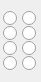
   <widget class="QWidget" name="gridLayoutWidget">
    <property name="geometry">
     <rect>
      <x>510</x>
      <y>80</y>
      <width>41</width>
      <height>81</height>
     </rect>
    </property>
    <layout class="QGridLayout" name="gridLayout">
     <property name="leftMargin">
      <number>3</number>
     </property>
     <property name="rightMargin">
      <number>0</number>
     </property>
     <property name="spacing">
      <number>0</number>
     </property>
     <item row="3" column="0">
      <widget class="QRadioButton" name="radioButton_75">
       <property name="styleSheet">
        <string notr="true"/>
       </property>
       <property name="text">
        <string/>
       </property>
       <property name="autoExclusive">
        <bool>false</bool>
       </property>
      </widget>
     </item>
     <item row="2" column="1">
      <widget class="QRadioButton" name="radioButton_77">
       <property name="styleSheet">
        <string notr="true"/>
       </property>
       <property name="text">
        <string/>
       </property>
       <property name="autoExclusive">
        <bool>false</bool>
       </property>
      </widget>
     </item>
     <item row="0" column="1">
      <widget class="QRadioButton" name="radioButton_76">
       <property name="styleSheet">
        <string notr="true"/>
       </property>
       <property name="text">
        <string/>
       </property>
       <property name="autoExclusive">
        <bool>false</bool>
       </property>
      </widget>
     </item>
     <item row="3" column="1">
      <widget class="QRadioButton" name="radioButton_78">
       <property name="styleSheet">
        <string notr="true"/>
       </property>
       <property name="text">
        <string/>
       </property>
       <property name="autoExclusive">
        <bool>false</bool>
       </property>
      </widget>
     </item>
     <item row="1" column="1">
      <widget class="QRadioButton" name="radioButton_2">
       <property name="text">
        <string/>
       </property>
       <property name="autoExclusive">
        <bool>false</bool>
       </property>
      </widget>
     </item>
     <item row="0" column="0">
      <widget class="QRadioButton" name="radioButton_74">
       <property name="styleSheet">
        <string notr="true"/>
       </property>
       <property name="text">
        <string/>
       </property>
       <property name="autoExclusive">
        <bool>false</bool>
       </property>
      </widget>
     </item>
     <item row="2" column="0">
      <widget class="QRadioButton" name="radioButton_73">
       <property name="styleSheet">
        <string notr="true"/>
       </property>
       <property name="text">
        <string/>
       </property>
       <property name="autoExclusive">
        <bool>false</bool>
       </property>
      </widget>
     </item>
     <item row="1" column="0">
      <widget class="QRadioButton" name="radioButton">
       <property name="text">
        <string/>
       </property>
       <property name="autoExclusive">
        <bool>false</bool>
       </property>
      </widget>
     </item>
    </layout>
   </widget>
